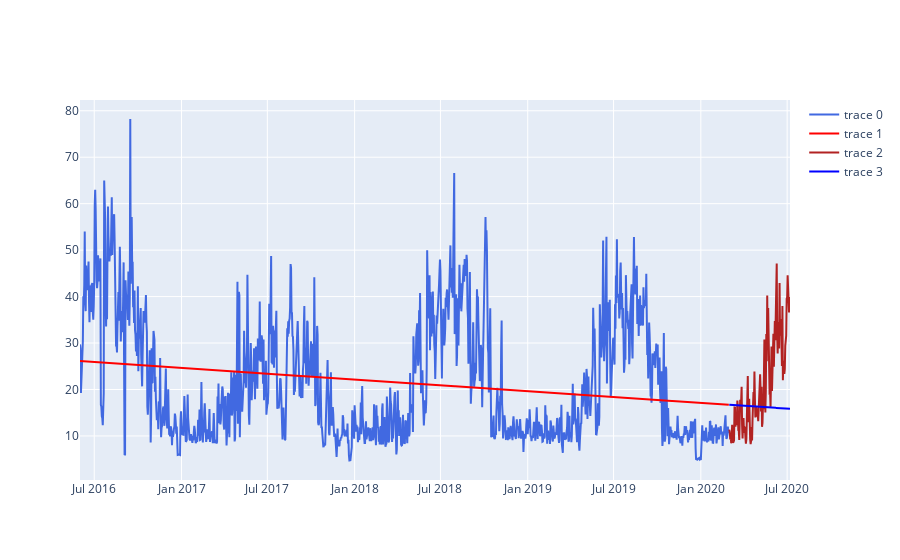

Notebook code cell kept with this figure:
### Markdown cell above
**Respuesta**

### Code cell
eh['set'] = np.where(eh.ds > pd.Timestamp('2020-02-29'), 'Test', 'Train')
train = eh[eh['set'] == 'Train'].copy()
test = eh[eh['set'] == 'Test'].copy()

from sklearn.linear_model import LinearRegression
from sklearn.metrics import mean_absolute_error
from sklearn.pipeline import Pipeline
from plotly import graph_objects as go

x_axis = np.arange(len(train)).reshape((-1,1))
Pipeline_trend = Pipeline([('reg', LinearRegression(fit_intercept=True, copy_X=True))])
m = Pipeline_trend.fit(X=x_axis, y=train['y'])
lm = m.get_params()['reg']
a , b= lm.coef_, lm.intercept_
y_hat = m.predict(np.arange(x_axis[-1], x_axis[-1]+len(test)).reshape((-1,1)))

fig = go.Figure(go.Scatter(x=train['ds'], y=train['y'], line=dict(color='royalblue')))
fig.add_traces(go.Scatter(x=train['ds'], y=a*x_axis[:,0] + b, line=dict(color='red')))
fig.add_traces(go.Scatter(x=test['ds'], y=test['y'], line=dict(color='firebrick')))
fig.add_traces(go.Scatter(x=test['ds'], y=y_hat, line=dict(color='blue')))
fig.show()
print("MAE train: ", mean_absolute_error(train['y'], a*x_axis[:,0] + b), "MAE test: ", mean_absolute_error(test['y'], y_hat))

### Figure 1 — Plotly figure (JSON) as saved in the notebook; plotly's stock layout.template omitted (floating-point values rounded to 4 significant figures; data arrays with more than 128 entries replaced by an {"elided": "..."} marker saying what was removed)
{"data": [{"line": {"color": "royalblue"}, "type": "scatter", "x": {"elided": "1369 str values"}, "y": {"elided": "1369 float values"}}, {"line": {"color": "red"}, "type": "scatter", "x": {"elided": "1369 str values"}, "y": {"elided": "1369 float values"}}, {"line": {"color": "firebrick"}, "type": "scatter", "x": {"elided": "129 str values"}, "y": {"elided": "129 float values"}}, {"line": {"color": "blue"}, "type": "scatter", "x": {"elided": "129 str values"}, "y": {"elided": "129 float values"}}], "layout": {}}
